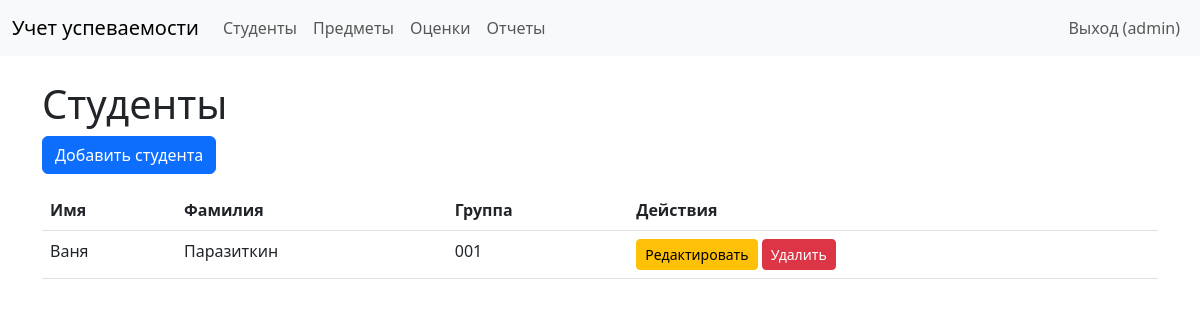
/students/ (signed in), run on an earlier commit of the app's database.
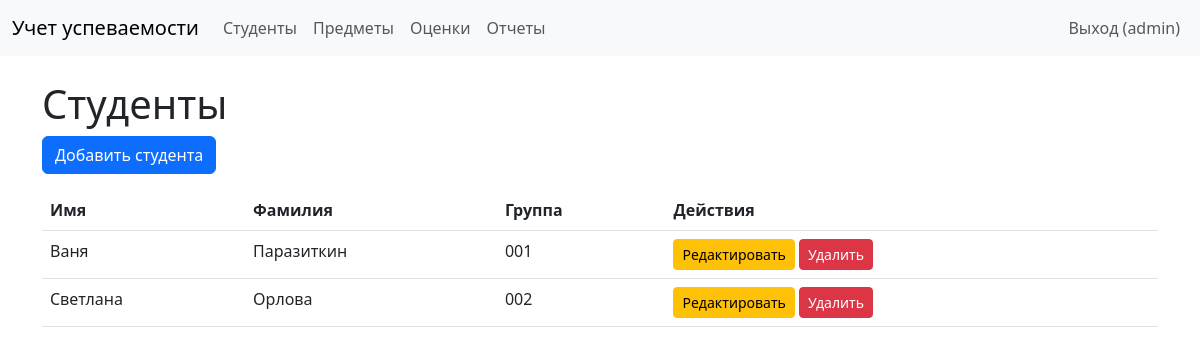
And on a later commit of the database.
### performance/models.py (models this page shows, shortened)
class Student(models.Model):
    user = models.OneToOneField(User, on_delete=models.CASCADE)  # Связь с моделью User
    first_name = models.CharField(max_length=100)  # Имя студента
    last_name = models.CharField(max_length=100)  # Фамилия студента
    group = models.CharField(max_length=50)  # Группа студента

### performance/views.py (the view, shortened to what this page needs)
# urls.py: path('students/', views.student_list, name='student_list'),
@login_required
def student_list(request):
    students = Student.objects.all()
    return render(request, 'performance/student_list.html', {'students': students})

### performance/templatetags/performance_tags.py (called while the page is built)
@register.filter
def has_group(user, group_name):
    return user.groups.filter(name=group_name).exists()

### performance/views.py (called while the page is built)
def is_student(user):
    return user.groups.filter(name='Students').exists()

### templates/performance/student_list.html
{% extends 'base.html' %}
{% load performance_tags %}
{% block content %}
    <h1>Студенты</h1>
    {% if user|has_group:"Administrators" %}
        <a href="{% url 'student_create' %}" class="btn btn-primary mb-3">Добавить студента</a>
    {% endif %}
    <table class="table">
        <thead>
            <tr>
                <th>Имя</th>
                <th>Фамилия</th>
                <th>Группа</th>
                {% if user|has_group:"Administrators" %}
                    <th>Действия</th>
                {% endif %}
            </tr>
        </thead>
        <tbody>
            {% for student in students %}
                <tr>
                    <td>{{ student.first_name }}</td>
                    <td>{{ student.last_name }}</td>
                    <td>{{ student.group }}</td>
                    {% if user|has_group:"Administrators" %}
                        <td>
                            <a href="{% url 'student_edit' student.pk %}" class="btn btn-sm btn-warning">Редактировать</a>
                            <a href="{% url 'student_delete' student.pk %}" class="btn btn-sm btn-danger">Удалить</a>
                        </td>
                    {% endif %}
                </tr>
            {% empty %}
                <tr><td colspan="4">Студенты не найдены.</td></tr>
            {% endfor %}
        </tbody>
    </table>
{% endblock %}

What changed in the data, as far as the page shows it:
added Student: first_name "Светлана", last_name "Орлова", group "002"
